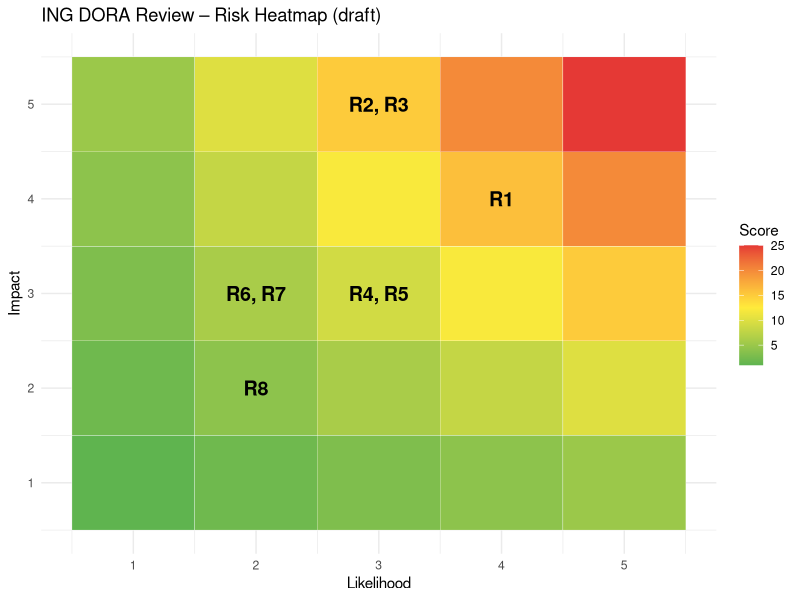
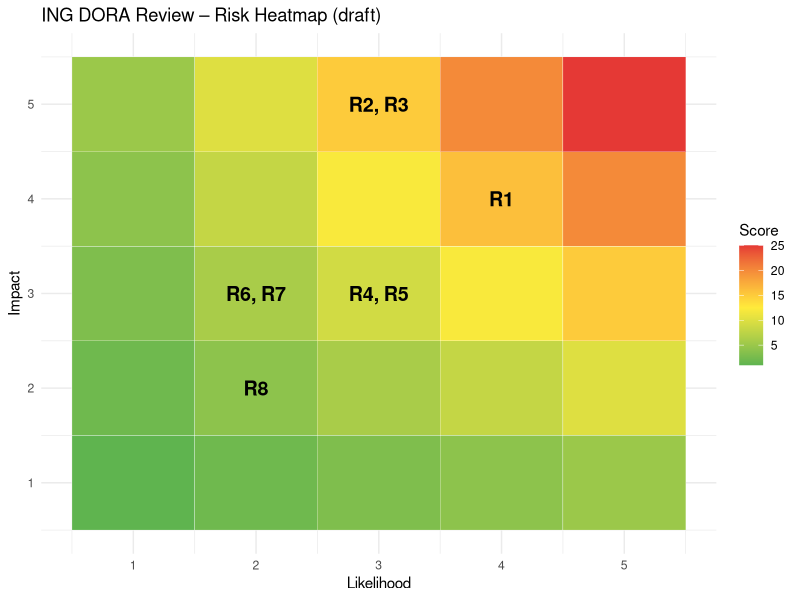

Reproduce these figures in R, in order.
library(ggplot2)

# Risk register scores from the doc (draft)
risks <- data.frame(
  id = c("R1", "R2", "R3", "R4", "R5", "R6", "R7", "R8"),
  likelihood = c(4, 3, 3, 3, 3, 2, 2, 2),
  impact = c(4, 5, 5, 3, 3, 3, 3, 2)
)

# Background 5x5 grid, coloured by likelihood x impact
grid <- expand.grid(likelihood = 1:5, impact = 1:5)
grid$score <- grid$likelihood * grid$impact

# Group risk IDs that land in the same cell
labels <- aggregate(id ~ likelihood + impact, data = risks,
                    FUN = paste, collapse = ", ")

ggplot(grid, aes(likelihood, impact, fill = score)) +
  geom_tile(colour = "white") +
  scale_fill_gradient2(low = "#4caf50", mid = "#ffeb3b",
                       high = "#e53935", midpoint = 12.5) +
  geom_text(data = labels,
            aes(x = likelihood, y = impact, label = id),
            inherit.aes = FALSE, size = 5, fontface = "bold") +
  labs(title = "ING DORA Review – Risk Heatmap (draft)",
       x = "Likelihood", y = "Impact", fill = "Score") +
  theme_minimal()

ggsave("ing_dora_heatmap.png", width = 7, height = 6, dpi = 300)
